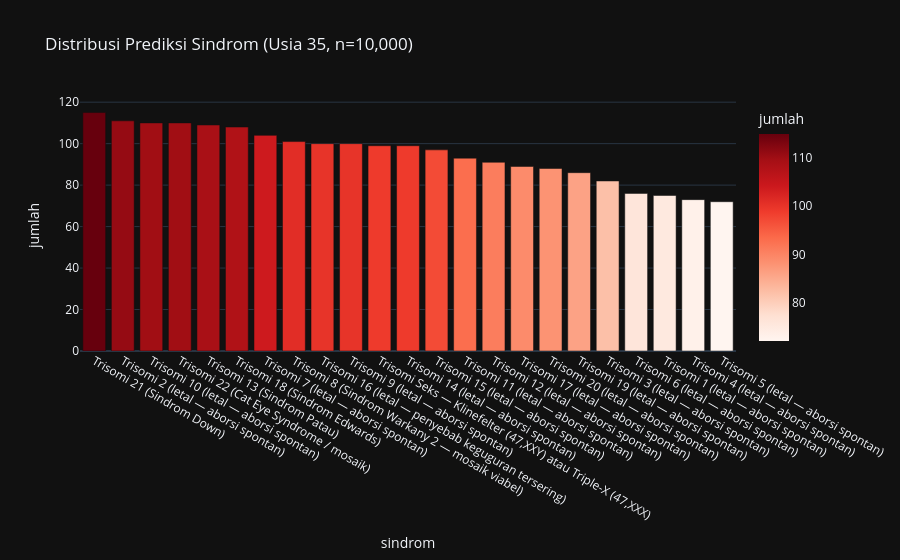

Notebook source saved alongside this figure:
### Code cell
# ── Distribusi Sindrom dari hasil simulasi ────────────────
if result35.syndromeCounts:
    syndromeDf = pd.DataFrame([
        {'sindrom': k, 'jumlah': v}
        for k, v in result35.syndromeCounts.items()
    ]).sort_values('jumlah', ascending=False)

    figSyn = px.bar(
        syndromeDf, x='sindrom', y='jumlah',
        title=f'Distribusi Prediksi Sindrom (Usia 35, n={result35.totalRuns:,})',
        color='jumlah', color_continuous_scale='Reds',
        template='plotly_dark'
    )
    figSyn.show()
else:
    print('Tidak ada gamet aneuploid yang terdeteksi pada simulasi ini.')

### Figure 1 — Plotly figure (JSON) as saved in the notebook; plotly's stock layout.template omitted (floating-point values rounded to 4 significant figures)
{"data": [{"hovertemplate": "sindrom=%{x}<br>jumlah=%{marker.color}<extra></extra>", "legendgroup": "", "marker": {"color": [115, 111, 110, 110, 109, 108, 104, 101, 100, 100, 99, 99, 97, 93, 91, 89, 88, 86, 82, 76, 75, 73, 72], "coloraxis": "coloraxis", "pattern": {"shape": ""}}, "name": "", "orientation": "v", "showlegend": false, "textposition": "auto", "type": "bar", "x": ["Trisomi 21 (Sindrom Down)", "Trisomi 2 (letal — aborsi spontan)", "Trisomi 10 (letal — aborsi spontan)", "Trisomi 22 (Cat Eye Syndrome / mosaik)", "Trisomi 13 (Sindrom Patau)", "Trisomi 18 (Sindrom Edwards)", "Trisomi 7 (letal — aborsi spontan)", "Trisomi 8 (Sindrom Warkany 2 — mosaik viabel)", "Trisomi 16 (letal — penyebab keguguran tersering)", "Trisomi 9 (letal — aborsi spontan)", "Trisomi Seks — Klinefelter (47,XXY) atau Triple-X (47,XXX)", "Trisomi 14 (letal — aborsi spontan)", "Trisomi 15 (letal — aborsi spontan)", "Trisomi 11 (letal — aborsi spontan)", "Trisomi 12 (letal — aborsi spontan)", "Trisomi 17 (letal — aborsi spontan)", "Trisomi 20 (letal — aborsi spontan)", "Trisomi 19 (letal — aborsi spontan)", "Trisomi 3 (letal — aborsi spontan)", "Trisomi 6 (letal — aborsi spontan)", "Trisomi 1 (letal — aborsi spontan)", "Trisomi 4 (letal — aborsi spontan)", "Trisomi 5 (letal — aborsi spontan)"], "xaxis": "x", "y": [115, 111, 110, 110, 109, 108, 104, 101, 100, 100, 99, 99, 97, 93, 91, 89, 88, 86, 82, 76, 75, 73, 72], "yaxis": "y"}], "layout": {"barmode": "relative", "coloraxis": {"colorbar": {"title": {"text": "jumlah"}}, "colorscale": [[0.0, "rgb(255,245,240)"], [0.125, "rgb(254,224,210)"], [0.25, "rgb(252,187,161)"], [0.375, "rgb(252,146,114)"], [0.5, "rgb(251,106,74)"], [0.625, "rgb(239,59,44)"], [0.75, "rgb(203,24,29)"], [0.875, "rgb(165,15,21)"], [1.0, "rgb(103,0,13)"]]}, "legend": {"tracegroupgap": 0}, "title": {"text": "Distribusi Prediksi Sindrom (Usia 35, n=10,000)"}, "xaxis": {"anchor": "y", "domain": [0.0, 1.0], "title": {"text": "sindrom"}}, "yaxis": {"anchor": "x", "domain": [0.0, 1.0], "title": {"text": "jumlah"}}}}
